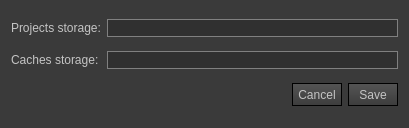
<?xml version="1.0" encoding="UTF-8"?>
<ui version="4.0">
 <class>Preferences</class>
 <widget class="QWidget" name="Preferences">
  <property name="geometry">
   <rect>
    <x>0</x>
    <y>0</y>
    <width>409</width>
    <height>128</height>
   </rect>
  </property>
  <property name="windowTitle">
   <string>Loader Preferences</string>
  </property>
  <property name="styleSheet">
   <string notr="true">QWidget{
background:rgb(58,58,58);
}

QLabel{
color:rgb(196,196,196);
}

QListWidget{
background:rgb(48,48,48);
}

QPushButton{
background:qlineargradient(spread:pad, x1:1, y1:1, x2:1, y2:0, stop:0 rgba(60,60, 60, 255), stop:1 rgba(85, 85, 85, 255));
border:1px solid black;
color:rgb(196,196,196);
}

QPushButton:hover{
background:qlineargradient(spread:pad, x1:1, y1:1, x2:1, y2:0, stop:0 rgba(68,68, 68, 255), stop:1 rgba(93, 93, 93, 255));
border:1px solid black;
color:rgb(196,196,196);
}

QPushButton:pressed{
background:rgb(185,134,32);
border:1px solid black;
color:rgb(196,196,196);
}

QLineEdit{
background:rgb(48,48,48);
color:rgb(196,196,196);
border:1px solid gray;
}



</string>
  </property>
  <layout class="QVBoxLayout" name="vLayoutMain">
   <item>
    <layout class="QHBoxLayout" name="hLayoutProjects">
     <item>
      <widget class="QLabel" name="lb_projects">
       <property name="minimumSize">
        <size>
         <width>90</width>
         <height>0</height>
        </size>
       </property>
       <property name="text">
        <string>Projects storage:</string>
       </property>
      </widget>
     </item>
     <item>
      <widget class="QLineEdit" name="le_projects"/>
     </item>
    </layout>
   </item>
   <item>
    <layout class="QHBoxLayout" name="hLayoutCaches">
     <item>
      <widget class="QLabel" name="lb_caches">
       <property name="minimumSize">
        <size>
         <width>90</width>
         <height>0</height>
        </size>
       </property>
       <property name="text">
        <string>Caches storage:</string>
       </property>
      </widget>
     </item>
     <item>
      <widget class="QLineEdit" name="le_caches"/>
     </item>
    </layout>
   </item>
   <item>
    <layout class="QHBoxLayout" name="hLayoutBtns">
     <item>
      <spacer name="hSpacer_btm">
       <property name="orientation">
        <enum>Qt::Horizontal</enum>
       </property>
       <property name="sizeHint" stdset="0">
        <size>
         <width>40</width>
         <height>20</height>
        </size>
       </property>
      </spacer>
     </item>
     <item>
      <widget class="QPushButton" name="pb_cancel">
       <property name="minimumSize">
        <size>
         <width>50</width>
         <height>23</height>
        </size>
       </property>
       <property name="text">
        <string>Cancel</string>
       </property>
      </widget>
     </item>
     <item>
      <widget class="QPushButton" name="pb_save">
       <property name="minimumSize">
        <size>
         <width>50</width>
         <height>23</height>
        </size>
       </property>
       <property name="text">
        <string>Save</string>
       </property>
      </widget>
     </item>
    </layout>
   </item>
  </layout>
 </widget>
 <resources/>
 <connections/>
</ui>
